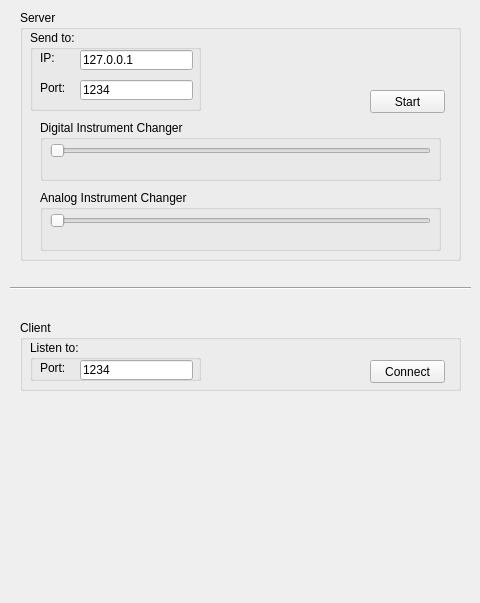
<?xml version="1.0" encoding="UTF-8"?>
<ui version="4.0">
 <class>MainWindow</class>
 <widget class="QMainWindow" name="MainWindow">
  <property name="geometry">
   <rect>
    <x>0</x>
    <y>0</y>
    <width>480</width>
    <height>603</height>
   </rect>
  </property>
  <property name="windowTitle">
   <string>Client</string>
  </property>
  <widget class="QWidget" name="centralWidget">
   <widget class="QGroupBox" name="groupBox_3">
    <property name="geometry">
     <rect>
      <x>20</x>
      <y>320</y>
      <width>441</width>
      <height>71</height>
     </rect>
    </property>
    <property name="title">
     <string>Client</string>
    </property>
    <widget class="QPushButton" name="btn_ClientConnect">
     <property name="geometry">
      <rect>
       <x>350</x>
       <y>40</y>
       <width>75</width>
       <height>23</height>
      </rect>
     </property>
     <property name="text">
      <string>Connect</string>
     </property>
    </widget>
    <widget class="QGroupBox" name="groupBox">
     <property name="geometry">
      <rect>
       <x>10</x>
       <y>20</y>
       <width>171</width>
       <height>41</height>
      </rect>
     </property>
     <property name="title">
      <string>Listen to:</string>
     </property>
     <widget class="QLineEdit" name="client_inputPort">
      <property name="geometry">
       <rect>
        <x>50</x>
        <y>20</y>
        <width>113</width>
        <height>20</height>
       </rect>
      </property>
      <property name="text">
       <string>1234</string>
      </property>
     </widget>
     <widget class="QLabel" name="label_2">
      <property name="geometry">
       <rect>
        <x>10</x>
        <y>20</y>
        <width>31</width>
        <height>16</height>
       </rect>
      </property>
      <property name="text">
       <string>Port:</string>
      </property>
     </widget>
    </widget>
   </widget>
   <widget class="QGroupBox" name="groupBox_4">
    <property name="geometry">
     <rect>
      <x>20</x>
      <y>10</y>
      <width>441</width>
      <height>251</height>
     </rect>
    </property>
    <property name="title">
     <string>Server</string>
    </property>
    <widget class="QGroupBox" name="groupBox_2">
     <property name="geometry">
      <rect>
       <x>20</x>
       <y>110</y>
       <width>401</width>
       <height>61</height>
      </rect>
     </property>
     <property name="title">
      <string>Digital Instrument Changer</string>
     </property>
     <widget class="QSlider" name="DigitalChanger">
      <property name="geometry">
       <rect>
        <x>10</x>
        <y>20</y>
        <width>381</width>
        <height>22</height>
       </rect>
      </property>
      <property name="orientation">
       <enum>Qt::Horizontal</enum>
      </property>
     </widget>
    </widget>
    <widget class="QGroupBox" name="groupBox_5">
     <property name="geometry">
      <rect>
       <x>10</x>
       <y>20</y>
       <width>171</width>
       <height>81</height>
      </rect>
     </property>
     <property name="title">
      <string>Send to:</string>
     </property>
     <widget class="QLineEdit" name="serv_inputIP">
      <property name="geometry">
       <rect>
        <x>50</x>
        <y>20</y>
        <width>113</width>
        <height>20</height>
       </rect>
      </property>
      <property name="text">
       <string>127.0.0.1</string>
      </property>
     </widget>
     <widget class="QLineEdit" name="serv_inputPort">
      <property name="geometry">
       <rect>
        <x>50</x>
        <y>50</y>
        <width>113</width>
        <height>20</height>
       </rect>
      </property>
      <property name="text">
       <string>1234</string>
      </property>
     </widget>
     <widget class="QLabel" name="label_3">
      <property name="geometry">
       <rect>
        <x>10</x>
        <y>50</y>
        <width>31</width>
        <height>16</height>
       </rect>
      </property>
      <property name="text">
       <string>Port:</string>
      </property>
     </widget>
     <widget class="QLabel" name="label_4">
      <property name="geometry">
       <rect>
        <x>10</x>
        <y>20</y>
        <width>21</width>
        <height>16</height>
       </rect>
      </property>
      <property name="text">
       <string>IP:</string>
      </property>
     </widget>
    </widget>
    <widget class="QPushButton" name="btn_ServerStart">
     <property name="geometry">
      <rect>
       <x>350</x>
       <y>80</y>
       <width>75</width>
       <height>23</height>
      </rect>
     </property>
     <property name="text">
      <string>Start</string>
     </property>
    </widget>
    <widget class="QGroupBox" name="groupBox_6">
     <property name="geometry">
      <rect>
       <x>20</x>
       <y>180</y>
       <width>401</width>
       <height>61</height>
      </rect>
     </property>
     <property name="title">
      <string>Analog Instrument Changer</string>
     </property>
     <widget class="QSlider" name="AnalogChanger">
      <property name="geometry">
       <rect>
        <x>10</x>
        <y>20</y>
        <width>381</width>
        <height>22</height>
       </rect>
      </property>
      <property name="orientation">
       <enum>Qt::Horizontal</enum>
      </property>
     </widget>
    </widget>
    <zorder>groupBox_2</zorder>
    <zorder>groupBox_5</zorder>
    <zorder>btn_ServerStart</zorder>
    <zorder>groupBox_6</zorder>
    <zorder>groupBox_3</zorder>
   </widget>
   <widget class="QWidget" name="verticalLayoutWidget">
    <property name="geometry">
     <rect>
      <x>50</x>
      <y>400</y>
      <width>381</width>
      <height>181</height>
     </rect>
    </property>
    <layout class="QVBoxLayout" name="verticalLayout"/>
   </widget>
   <widget class="Line" name="line">
    <property name="geometry">
     <rect>
      <x>10</x>
      <y>280</y>
      <width>461</width>
      <height>16</height>
     </rect>
    </property>
    <property name="orientation">
     <enum>Qt::Horizontal</enum>
    </property>
   </widget>
   <zorder>groupBox_4</zorder>
   <zorder>groupBox_3</zorder>
   <zorder>verticalLayoutWidget</zorder>
   <zorder>line</zorder>
  </widget>
 </widget>
 <layoutdefault spacing="6" margin="11"/>
 <resources/>
 <connections/>
</ui>
